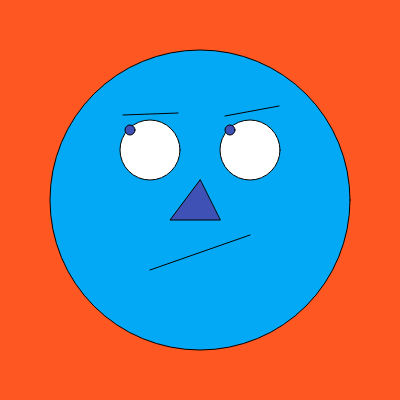
Frame 1 (no input)
Frame 60 (no input): identical to frame 1, image omitted
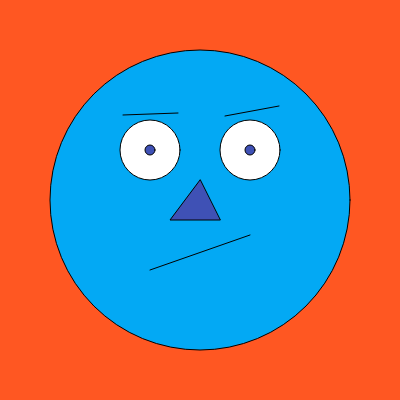
Frame 120 (the mouse pressed at the canvas centre since frame 60)

The p5.js sketch that drew these frames (run headless with seeded random() and noise() and a simulated clock; from frame 60 on, the mouse is pressed at the canvas centre):

// p5.js sketch
// ── sketch.js
let x;
let y;

function setup() {
  createCanvas(400, 400);
  x = random(400);
  x = int(x);
  y = random(400);
  y = int(y);
}

function draw() {
  background(220);
  x = x + random(-5,5);
  y = y + random(-5,5);
  x = constrain(x,0,400);
  y = constrain(y,0,400);
  let distancia;
  distancia = dist(mouseX, mouseY, x, y);
  circle(mouseX, mouseY, distancia);
  //circle(x, y, 10);

  if (distancia < 3) {
    text("Encontrei!", 200, 200);
    noLoop();
  }
}

function setup() {
  createCanvas(400, 400);
}
let olhoX;
let olhoY;

function draw() {
  background("#FF5722");
  fill("#03A9F4");
  circle(200, 200, 300); // rosto
  fill("white");
  circle(150, 150, 60); // olho esquerdo
  circle(250, 150, 60); // olho direito
  line(150, 270, 250, 235); // boca
  fill("#3F51B5");
  triangle(200, 180, 170, 220, 220, 220); // nariz
  line(123, 115, 178, 113); // sobrancelha esquerda
  line(225, 116, 279, 106); // sobrancelha direita
  // circle(150,150,10); // pupila esquerda
  //circle(250,150,10); // pupila direita

  olhoX = map(mouseX, 0, 400, 130, 170);
  olhoY = map(mouseY, 0, 400, 130, 170);

  circle(olhoX, olhoY, 10); // nova pupila esquerda
  circle(olhoX + 100, olhoY, 10); //nova pupila direita
  if (mouseIsPressed) {
    console.log(mouseX, mouseY);
  }
}
